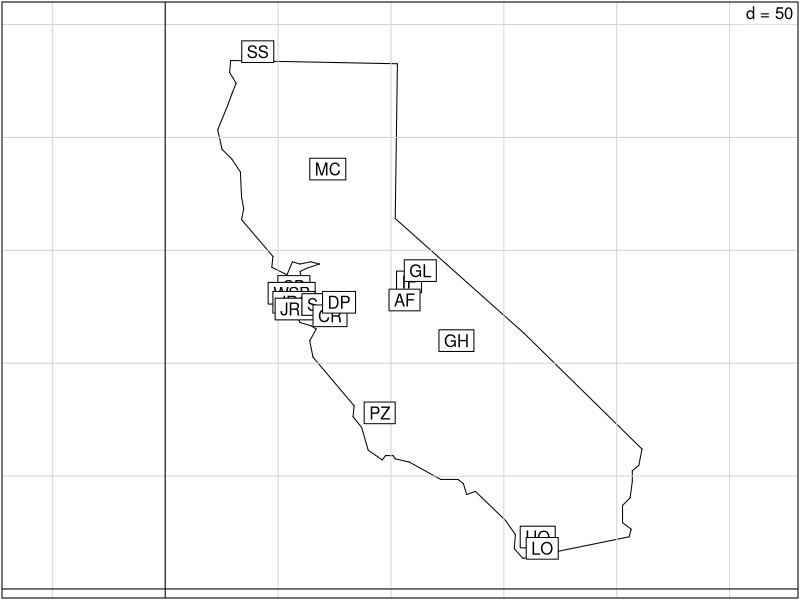
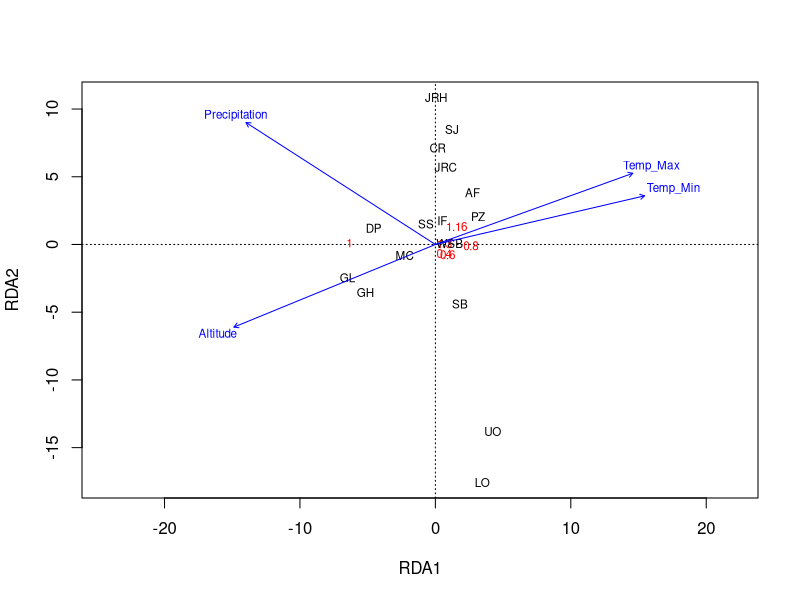
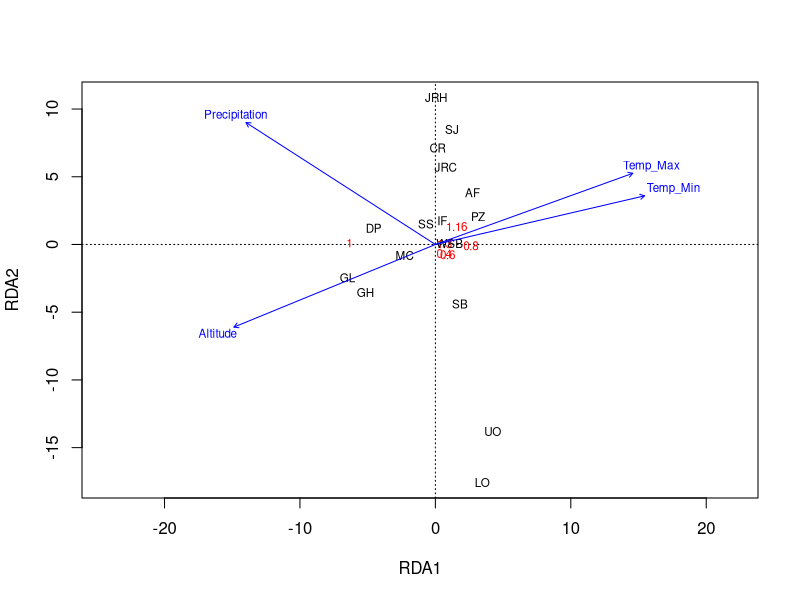
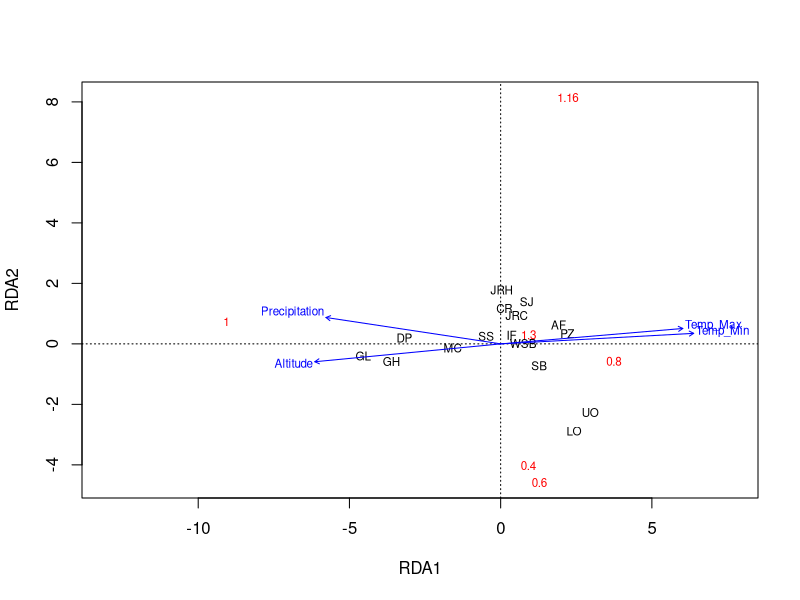
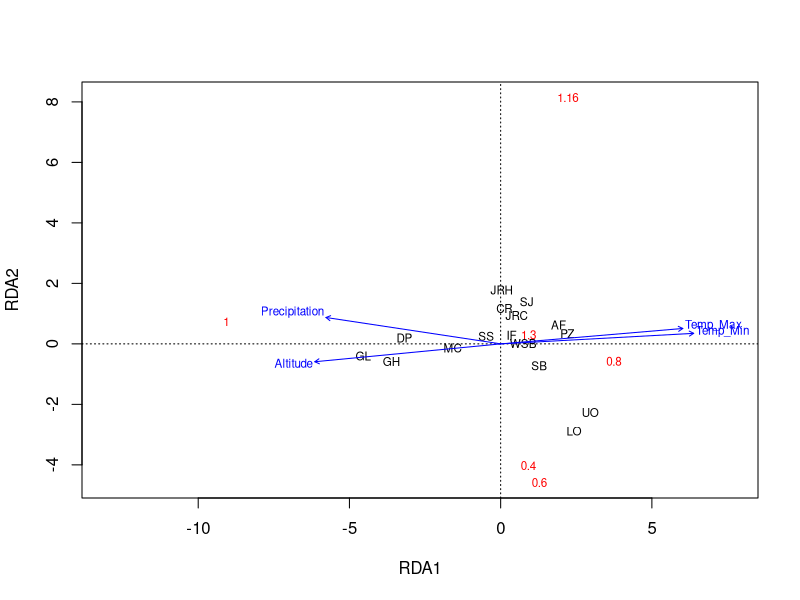
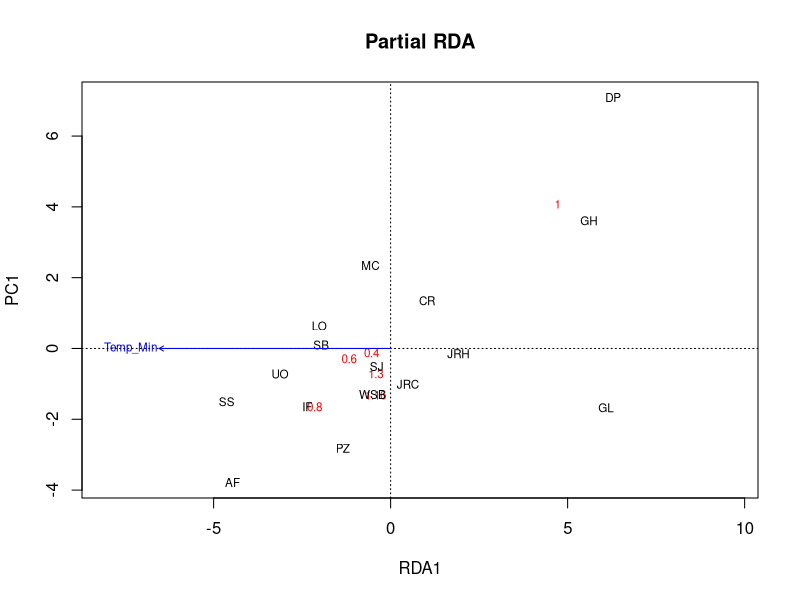
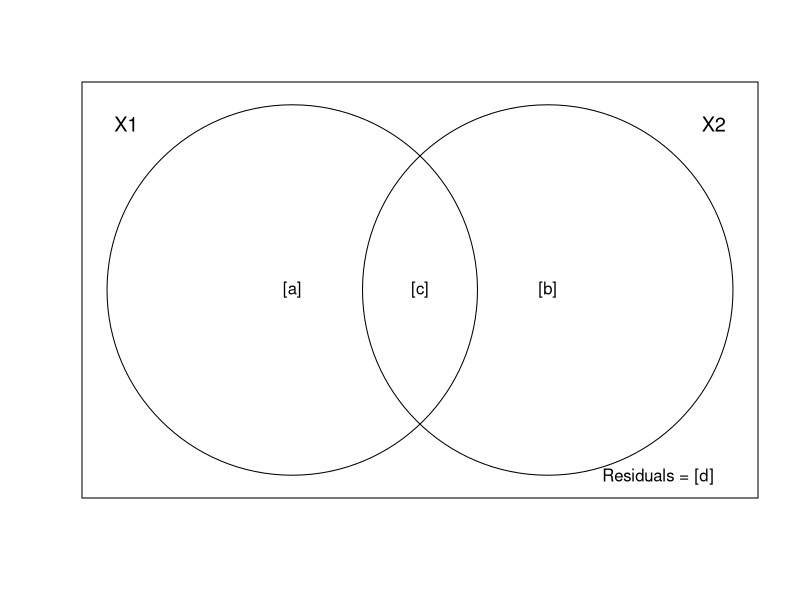

The R source for these figures, in order:
## ---- chunk 1
# to configure markdown parsing
options(markdown.extensions = c("no_intra_emphasis", "tables", "fenced_code", "autolink", "strikethrough", "lax_spacing", "space_headers", "latex_math"))
# output options
options(width = 70, scipen = 6, digits = 3)

# to render cyrillics in plots use cairo pdf
options(device = function(file, width = 7, height = 7, ...) {
  cairo_pdf(tempfile(), width = width, height = height, ...)
  })
library(knitr)
# chunk default options
opts_chunk$set(fig.align='center', tidy = FALSE, fig.width = 7, fig.height = 3)
## ---- chunk 2
library(ade4)
data(butterfly)
# расположение сайтов
s.label(butterfly$xy, contour = butterfly$contour, inc = FALSE)
## ---- chunk 3
str(butterfly, max.level = 2, give.attr = FALSE, vec.len = 2)
## ---- chunk 4
# частоты аллелей
gen <- butterfly$genet
head(gen, 3)
# переменные среды и географические координаты
env_geo <- cbind(butterfly$envir, butterfly$xy)
head(env_geo, 3)
## ---- chunk 5
library(vegan)
bf_rda <- rda(gen ~ Altitude + Precipitation + Temp_Max + Temp_Min, data = env_geo)
summary(bf_rda)
## ---- chunk 6
smr <- summary(bf_rda)

partit <- function(smr){
  if(!is.null(smr$partial.chi)){
    Inertia <- c(smr$tot.chi, smr$partial.chi, smr$constr.chi, smr$unconst.chi)
    nms <- c("Total", "Conditioned", "Constrained", "Unconstrained")
  } else {
    Inertia <- c(smr$tot.chi, smr$constr.chi, smr$unconst.chi)
    nms <- c("Total", "Constrained", "Unconstrained")
  }
  part <- data.frame(Inertia = round(Inertia, 2), Proportion = round(Inertia/smr$tot.chi, 3))
  rownames(part) <- nms
cat("Partitioning of variance:\n")
part
}

partit(smr)
## ---- chunk 7
cat("Eigenvalues, and their contribution to the variance")
smr$cont
## ---- chunk 8
cat("Accumulated constrained eigenvalues")
smr$concont
## ---- chunk 9
scores(bf_rda, display = "species", choices = 1:5)
## ---- chunk 10
spenvcor(bf_rda)
## ---- chunk 11
plot(bf_rda, scaling = 2)
## ---- chunk 12
plot(bf_rda, scaling = 2)
## ---- chunk 13
plot(bf_rda, scaling = 1)
# s.label(butterfly$xy, contour = butterfly$contour, inc = FALSE) # карта
## ---- chunk 14
plot(bf_rda, scaling = 1)
## ---- chunk 15
anova(bf_rda)
## ---- chunk 16
anova(bf_rda, by = "term")
## ---- chunk 17
anova(bf_rda, by = "mar")
## ---- chunk 18
anova(bf_rda, by = "axis")
## ---- chunk 19
m1 <-rda(gen ~ Altitude + Precipitation + Temp_Max + Temp_Min, data = env_geo)
m0 <- rda(gen ~ 1, data = env_geo)
## ---- chunk 20
m <- ordistep(m0, scope = formula(m1))
## ---- chunk 21
m$anova
## ---- chunk 22
bf_prda_1 <- rda(gen ~ Temp_Min + Condition(x + y), data = env_geo)
anova(bf_prda_1) ## Пермутационный тест
## ---- chunk 23
plot(bf_prda_1, main = "Partial RDA")
## ---- chunk 24
showvarparts(2)
## ---- chunk 25
bf_prda_2 <- rda(gen ~ x + y + Condition(Temp_Min), data = env_geo)
## ---- chunk 26
bf_rda_full <- rda(gen ~ x + y + Temp_Min, data = env_geo)
## ---- chunk 27
sum_full <- summary(bf_rda_full)
## ---- chunk 28
partit(sum_full)
## ---- chunk 29
(I_total <- sum_full$constr.chi)
## ---- chunk 30
sum_prda_1 <- summary(bf_prda_1)
## ---- chunk 31
partit(sum_prda_1)
## ---- chunk 32
(I_env <- sum_prda_1$constr.chi)
## ---- chunk 33
sum_prda_2 <- summary(bf_prda_2)
## ---- chunk 34
partit(sum_prda_2)
## ---- chunk 35
(I_geo <- sum_prda_2$constr.chi)
## ---- chunk 36
(I_env_geo <- I_total - I_env - I_geo)
## ---- chunk 37
comp <- data.frame(Inertia = c(I_env, I_geo, I_env_geo, I_total))
rownames(comp) <- c('Только среда', 'Только география', 'Среда и география вместе', 'Общая объяснимая инерция')
comp$Proportion <- comp$Inertia/sum(comp$Inertia[1:3]) * 100
colnames(comp) <- c('Инерция', '%')
comp
